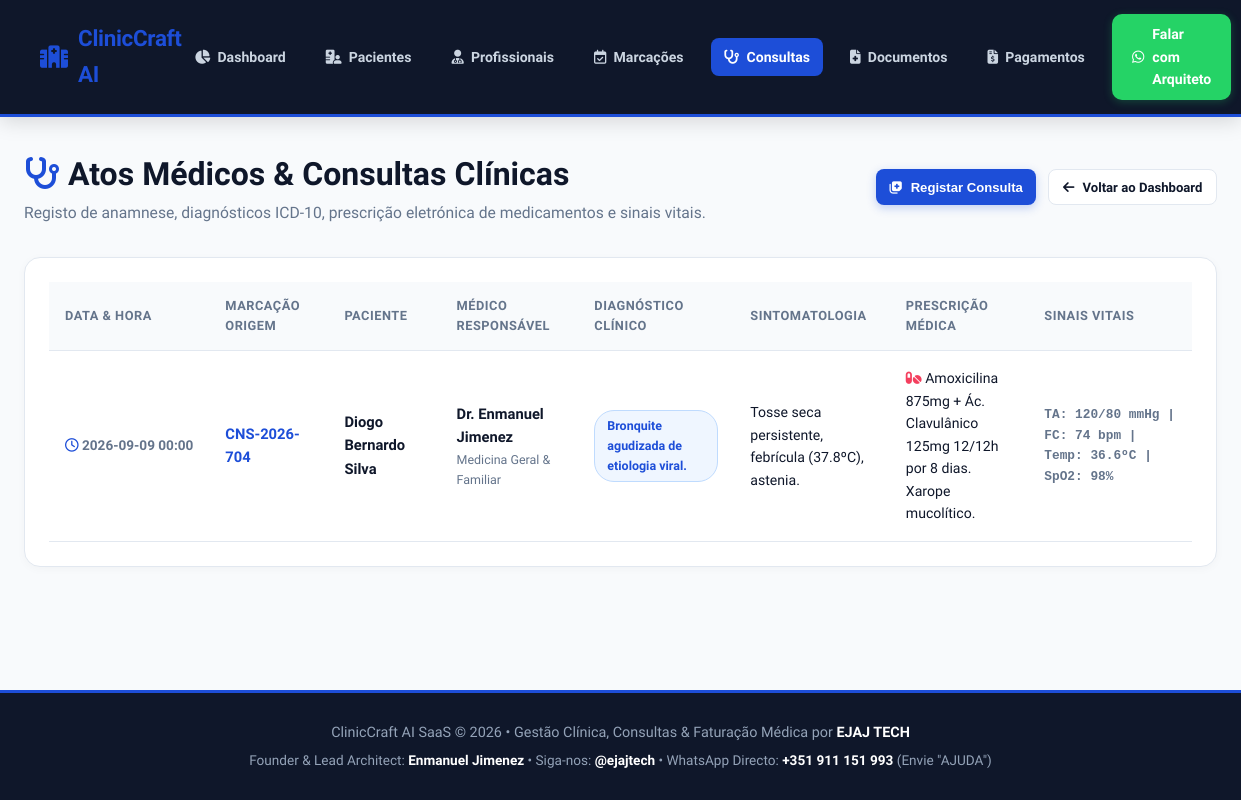
The page /consultations on the database its author committed.
### tables this page shows
CREATE TABLE consultations (
        id INTEGER PRIMARY KEY AUTOINCREMENT,
        appointment_id INTEGER NOT NULL,
        patient_id INTEGER NOT NULL,
        professional_id INTEGER NOT NULL,
        diagnosis TEXT NOT NULL,
        symptoms TEXT NOT NULL,
        prescription TEXT NOT NULL,
        vitals TEXT NOT NULL,
        consultation_date TEXT NOT NULL,
        FOREIGN KEY (appointment_id) REFERENCES appointments (id),
        FOREIGN KEY (patient_id) REFERENCES patients (id),
        FOREIGN KEY (professional_id) REFERENCES professionals (id)
    );

CREATE TABLE appointments (
        id INTEGER PRIMARY KEY AUTOINCREMENT,
        appointment_code TEXT NOT NULL UNIQUE,
        patient_id INTEGER NOT NULL,
        professional_id INTEGER NOT NULL,
        appointment_date TEXT NOT NULL,
        appointment_time TEXT NOT NULL,
        status TEXT NOT NULL DEFAULT 'Confirmada', -- Confirmada, Em Espera, Realizada, Cancelada
        reason TEXT NOT NULL,
        fee REAL NOT NULL,
        created_at TEXT NOT NULL,
        FOREIGN KEY (patient_id) REFERENCES patients (id),
        FOREIGN KEY (professional_id) REFERENCES professionals (id)
    );

CREATE TABLE patients (
        id INTEGER PRIMARY KEY AUTOINCREMENT,
        patient_code TEXT NOT NULL UNIQUE,
        name TEXT NOT NULL,
        nif TEXT NOT NULL UNIQUE,
        email TEXT NOT NULL,
        phone TEXT NOT NULL,
        birth_date TEXT NOT NULL,
        insurance TEXT NOT NULL DEFAULT 'Particular',
        blood_type TEXT NOT NULL,
        created_at TEXT NOT NULL
    );

CREATE TABLE professionals (
        id INTEGER PRIMARY KEY AUTOINCREMENT,
        name TEXT NOT NULL,
        specialty TEXT NOT NULL,
        license_no TEXT NOT NULL UNIQUE,
        email TEXT NOT NULL,
        phone TEXT NOT NULL,
        consultation_fee REAL NOT NULL DEFAULT 70.0,
        status TEXT NOT NULL DEFAULT 'Ativo',
        created_at TEXT NOT NULL
    );

### app.py (the view)
@app.route('/consultations')
def consultations_page():
    conn = get_db()
    cursor = conn.cursor()
    cursor.execute("""
    SELECT c.*, p.name as patient_name, p.nif, pr.name as professional_name, pr.specialty, a.appointment_code
    FROM consultations c
    JOIN appointments a ON c.appointment_id = a.id
    JOIN patients p ON c.patient_id = p.id
    JOIN professionals pr ON c.professional_id = pr.id
    ORDER BY c.id DESC
    """)
    consultations = [dict(r) for r in cursor.fetchall()]
    cursor.execute("""
    SELECT a.id, a.appointment_code, p.name as patient_name, pr.name as professional_name, a.patient_id, a.professional_id
    FROM appointments a
    JOIN patients p ON a.patient_id = p.id
    JOIN professionals pr ON a.professional_id = pr.id
    ORDER BY a.id DESC
    """)
    appointments_list = [dict(r) for r in cursor.fetchall()]
    conn.close()
    return render_template('consultations.html', consultations=consultations, appointments_list=appointments_list)

### app.py (called while the page is built)
def get_db():
    conn = sqlite3.connect(DB_PATH)
    conn.row_factory = sqlite3.Row
    return conn

### templates/consultations.html (shortened to what this page needs)
{% extends 'base.html' %}
{% block content %}
<div class="page-header">
    <div>
        <h1 class="page-title"><i class="fa-solid fa-stethoscope" style="color: var(--sapphire-blue);"></i> Atos Médicos & Consultas Clínicas</h1>
        <p class="page-subtitle">Registo de anamnese, diagnósticos ICD-10, prescrição eletrónica de medicamentos e sinais vitais.</p>
    </div>
    <div style="display: flex; gap: 0.75rem;">
        <button onclick="document.getElementById('modal-create-consultation').style.display='flex'" class="btn-sm btn-primary">
            <i class="fa-solid fa-notes-medical"></i> Registar Consulta
        </button>
        <a href="/" class="btn-sm btn-secondary">
            <i class="fa-solid fa-arrow-left"></i> Voltar ao Dashboard
        </a>
    </div>
</div>
<div class="table-card">
    {% if not consultations %}
        <div style="text-align: center; padding: 3rem; color: var(--text-muted);">
            <i class="fa-solid fa-file-prescription" style="font-size: 3rem; margin-bottom: 0.75rem; opacity: 0.4;"></i>
            <h3 style="font-size: 1.1rem; color: var(--text-dark);">Nenhuma consulta clínica registada</h3>
            <p style="font-size: 0.9rem; margin-top: 0.25rem;">Registe o relatório médico e prescrição após a realização da consulta.</p>
        </div>
    {% else %}
        <div style="overflow-x: auto;">
            <table class="custom-table">
                <thead>
                    <tr>
                        <th>Data & Hora</th>
                        <th>Marcação Origem</th>
                        <th>Paciente</th>
                        <th>Médico Responsável</th>
                        <th>Diagnóstico Clínico</th>
                        <th>Sintomatologia</th>
                        <th>Prescrição Médica</th>
                        <th>Sinais Vitais</th>
                    </tr>
                </thead>
                <tbody>
                    {% for c in consultations %}
                    <tr>
                        <td style="font-weight: 700; color: var(--text-muted); font-size: 0.85rem; white-space: nowrap;">
                            <i class="fa-regular fa-clock" style="color: var(--sapphire-blue);"></i> {{ c.consultation_date }}
                        </td>
                        <td style="font-weight: 800; color: var(--sapphire-blue);">{{ c.appointment_code }}</td>
                        <td style="font-weight: 700; color: var(--text-dark);">{{ c.patient_name }}</td>
                        <td>
                            <div style="font-weight: 600;">{{ c.professional_name }}</div>
                            <div style="font-size: 0.78rem; color: var(--text-muted);">{{ c.specialty }}</div>
                        </td>
                        <td>
                            <span class="badge badge-done" style="font-weight: 800;">
                                {{ c.diagnosis }}
                            </span>
                        </td>
                        <td style="font-size: 0.88rem; max-width: 180px;">{{ c.symptoms }}</td>
                        <td style="font-size: 0.88rem; max-width: 220px; color: var(--text-dark);">
                            <i class="fa-solid fa-pills" style="color: var(--coral-accent);"></i> {{ c.prescription }}
                        </td>
                        <td style="font-size: 0.8rem; font-family: monospace; color: var(--text-muted); font-weight: 600;">
                            {{ c.vitals }}
                        </td>
                    </tr>
                    {% endfor %}
                </tbody>
            </table>
        </div>
    {% endif %}
</div>
{% endblock %}

### static/css/styles.css (style rules this page uses)
:root { --sapphire-blue: #1D4ED8; --coral-accent: #F43F5E; --soft-sapphire-bg: #EFF6FF; --border-sapphire: #BFDBFE; --bg-light: #F8FAFC; --bg-card: #FFFFFF; --border-color: #E2E8F0; --text-dark: #0F172A; --text-muted: #64748B; --emerald-green: #10B981; --amber-warning: #D97706; }
* { box-sizing: border-box; margin: 0; padding: 0; }
body { font-family: 'Plus Jakarta Sans', system-ui, -apple-system, sans-serif; background-color: var(--bg-light); color: var(--text-dark); line-height: 1.6; min-height: 100vh; display: flex; flex-direction: column; }
.page-header { margin-bottom: 2rem; display: flex; justify-content: space-between; align-items: center; flex-wrap: wrap; gap: 1rem; }
.page-title { font-size: 2rem; font-weight: 900; color: var(--text-dark); }
.page-subtitle { color: var(--text-muted); font-size: 0.98rem; }
.btn-primary { background: var(--sapphire-blue); color: white; border: none; padding: 0.65rem 1.35rem; border-radius: 10px; font-weight: 800; font-size: 0.9rem; cursor: pointer; transition: all 0.2s ease; display: inline-flex; align-items: center; gap: 0.5rem; text-decoration: none; box-shadow: 0 3px 10px rgba(29, 78, 216, 0.25); }
.btn-secondary { background: var(--bg-card); color: var(--text-dark); border: 1px solid var(--border-color); padding: 0.65rem 1.35rem; border-radius: 10px; font-weight: 700; font-size: 0.9rem; cursor: pointer; transition: all 0.2s ease; display: inline-flex; align-items: center; gap: 0.5rem; text-decoration: none; }
.btn-sm { padding: 0.4rem 0.85rem; font-size: 0.82rem; border-radius: 8px; }
.table-card { background: var(--bg-card); border: 1px solid var(--border-color); border-radius: 16px; padding: 1.5rem; box-shadow: 0 2px 10px rgba(0, 0, 0, 0.03); }
.custom-table { width: 100%; border-collapse: collapse; font-size: 0.92rem; }
.custom-table th { text-align: left; padding: 0.85rem 1rem; background: var(--bg-light); color: var(--text-muted); font-weight: 700; font-size: 0.8rem; text-transform: uppercase; letter-spacing: 0.5px; border-bottom: 1px solid var(--border-color); }
.custom-table td { padding: 1rem; border-bottom: 1px solid var(--border-color); vertical-align: middle; }
.badge { padding: 0.3rem 0.75rem; border-radius: 20px; font-size: 0.78rem; font-weight: 800; display: inline-flex; align-items: center; gap: 0.35rem; }
.badge-done { background: #EFF6FF; color: var(--sapphire-blue); border: 1px solid var(--border-sapphire); }

### rows shown on the page
consultations: consultation_date "2026-09-09 00:00", appointment_code "CNS-2026-704", patient_name "Diogo Bernardo Silva", professional_name "Dr. Enmanuel Jimenez", specialty "Medicina Geral & Familiar", diagnosis "Bronquite agudizada de etiologia viral.", symptoms "Tosse seca persistente, febrícula (37.8ºC), astenia.", prescription "Amoxicilina 875mg + Ác. Clavulânico 125mg 12/12h por 8 dias. Xarope mucolítico.", vitals "TA: 120/80 mmHg | FC: 74 bpm | Temp: 36.6ºC | SpO2: 98%"
